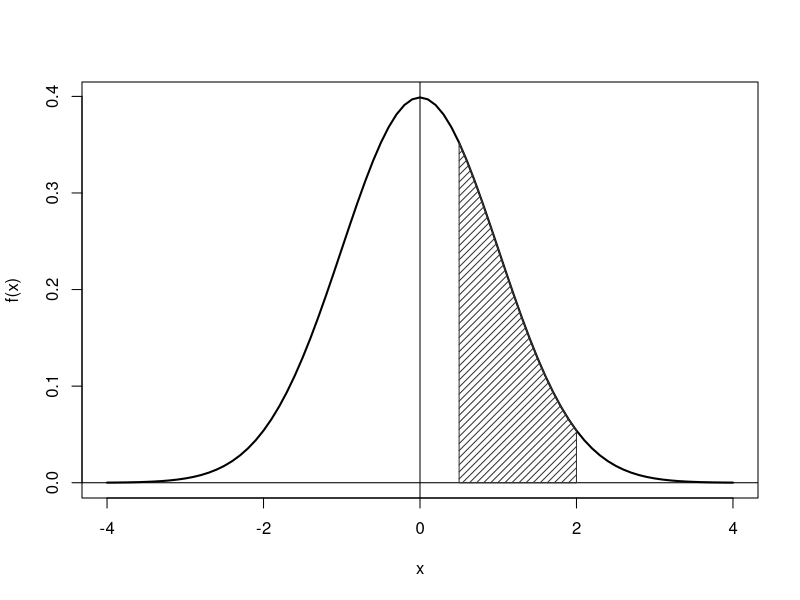

Source code (R):
f = function(x) return( (2*pi)^-.5 * exp(-x^2/2) )

x = seq(-4, 4, .1)
y = f(x)

plot(x, y, type="l", lwd=2, xlab="x", ylab="f(x)")
abline(h=0, v=0)

BEGIN = .5
END = 2
# draw area : https://stackoverflow.com/questions/36948624/shade-area-under-a-curve
polygon(c(x[x>=BEGIN & x<=END], END, BEGIN), c(y[x>=BEGIN & x<=END], 0, 0), col=gray(.2), density=20)